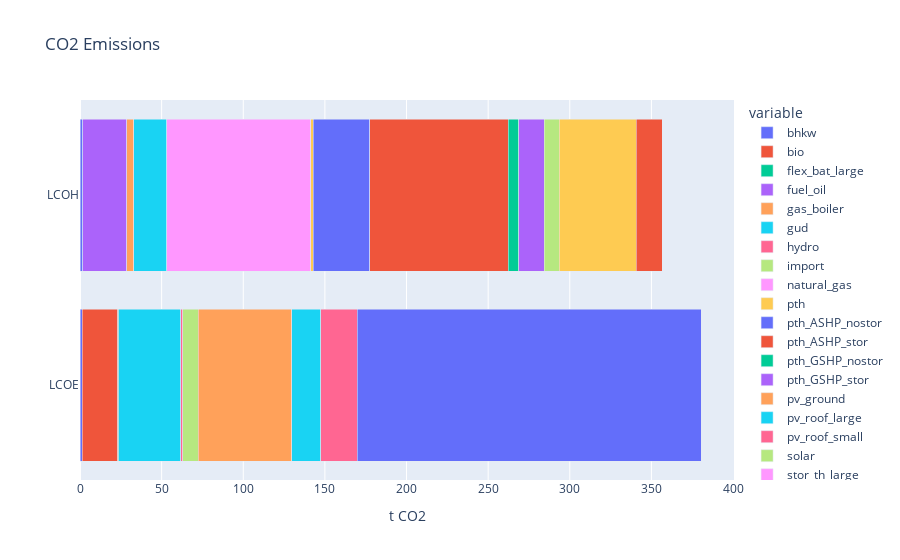

Write notebook code for a chart like this one.
### Code cell
df = df_data_left.join(df_data_right, how='outer')

fig = px.bar(df.T, orientation='h', title='CO2 Emissions')

fig.update_layout(barmode='stack', xaxis={'categoryorder':'total ascending'})
fig.update_xaxes(title_text='t CO2')
fig.update_yaxes(title_text='')
fig.show()

### Figure 1 — Plotly figure (JSON) as saved in the notebook; plotly's stock layout.template omitted (floating-point values rounded to 4 significant figures)
{"data": [{"alignmentgroup": "True", "hovertemplate": "variable=bhkw<br>value=%{x}<br>index=%{y}<extra></extra>", "legendgroup": "bhkw", "marker": {"color": "#636efa"}, "name": "bhkw", "offsetgroup": "bhkw", "orientation": "h", "showlegend": true, "textposition": "auto", "type": "bar", "x": [1.265, 1.779], "xaxis": "x", "y": ["LCOE", "LCOH"], "yaxis": "y"}, {"alignmentgroup": "True", "hovertemplate": "variable=bio<br>value=%{x}<br>index=%{y}<extra></extra>", "legendgroup": "bio", "marker": {"color": "#EF553B"}, "name": "bio", "offsetgroup": "bio", "orientation": "h", "showlegend": true, "textposition": "auto", "type": "bar", "x": [21.93, null], "xaxis": "x", "y": ["LCOE", "LCOH"], "yaxis": "y"}, {"alignmentgroup": "True", "hovertemplate": "variable=flex_bat_large<br>value=%{x}<br>index=%{y}<extra></extra>", "legendgroup": "flex_bat_large", "marker": {"color": "#00cc96"}, "name": "flex_bat_large", "offsetgroup": "flex_bat_large", "orientation": "h", "showlegend": true, "textposition": "auto", "type": "bar", "x": [0.3843, null], "xaxis": "x", "y": ["LCOE", "LCOH"], "yaxis": "y"}, {"alignmentgroup": "True", "hovertemplate": "variable=fuel_oil<br>value=%{x}<br>index=%{y}<extra></extra>", "legendgroup": "fuel_oil", "marker": {"color": "#ab63fa"}, "name": "fuel_oil", "offsetgroup": "fuel_oil", "orientation": "h", "showlegend": true, "textposition": "auto", "type": "bar", "x": [null, 27.0], "xaxis": "x", "y": ["LCOE", "LCOH"], "yaxis": "y"}, {"alignmentgroup": "True", "hovertemplate": "variable=gas_boiler<br>value=%{x}<br>index=%{y}<extra></extra>", "legendgroup": "gas_boiler", "marker": {"color": "#FFA15A"}, "name": "gas_boiler", "offsetgroup": "gas_boiler", "orientation": "h", "showlegend": true, "textposition": "auto", "type": "bar", "x": [null, 4.115], "xaxis": "x", "y": ["LCOE", "LCOH"], "yaxis": "y"}, {"alignmentgroup": "True", "hovertemplate": "variable=gud<br>value=%{x}<br>index=%{y}<extra></extra>", "legendgroup": "gud", "marker": {"color": "#19d3f3"}, "name": "gud", "offsetgroup": "gud", "orientation": "h", "showlegend": true, "textposition": "auto", "type": "bar", "x": [38.03, 20.21], "xaxis": "x", "y": ["LCOE", "LCOH"], "yaxis": "y"}, {"alignmentgroup": "True", "hovertemplate": "variable=hydro<br>value=%{x}<br>index=%{y}<extra></extra>", "legendgroup": "hydro", "marker": {"color": "#FF6692"}, "name": "hydro", "offsetgroup": "hydro", "orientation": "h", "showlegend": true, "textposition": "auto", "type": "bar", "x": [1.369, null], "xaxis": "x", "y": ["LCOE", "LCOH"], "yaxis": "y"}, {"alignmentgroup": "True", "hovertemplate": "variable=import<br>value=%{x}<br>index=%{y}<extra></extra>", "legendgroup": "import", "marker": {"color": "#B6E880"}, "name": "import", "offsetgroup": "import", "orientation": "h", "showlegend": true, "textposition": "auto", "type": "bar", "x": [9.365, null], "xaxis": "x", "y": ["LCOE", "LCOH"], "yaxis": "y"}, {"alignmentgroup": "True", "hovertemplate": "variable=natural_gas<br>value=%{x}<br>index=%{y}<extra></extra>", "legendgroup": "natural_gas", "marker": {"color": "#FF97FF"}, "name": "natural_gas", "offsetgroup": "natural_gas", "orientation": "h", "showlegend": true, "textposition": "auto", "type": "bar", "x": [null, 88.35], "xaxis": "x", "y": ["LCOE", "LCOH"], "yaxis": "y"}, {"alignmentgroup": "True", "hovertemplate": "variable=pth<br>value=%{x}<br>index=%{y}<extra></extra>", "legendgroup": "pth", "marker": {"color": "#FECB52"}, "name": "pth", "offsetgroup": "pth", "orientation": "h", "showlegend": true, "textposition": "auto", "type": "bar", "x": [null, 1.433], "xaxis": "x", "y": ["LCOE", "LCOH"], "yaxis": "y"}, {"alignmentgroup": "True", "hovertemplate": "variable=pth_ASHP_nostor<br>value=%{x}<br>index=%{y}<extra></extra>", "legendgroup": "pth_ASHP_nostor", "marker": {"color": "#636efa"}, "name": "pth_ASHP_nostor", "offsetgroup": "pth_ASHP_nostor", "orientation": "h", "showlegend": true, "textposition": "auto", "type": "bar", "x": [null, 34.65], "xaxis": "x", "y": ["LCOE", "LCOH"], "yaxis": "y"}, {"alignmentgroup": "True", "hovertemplate": "variable=pth_ASHP_stor<br>value=%{x}<br>index=%{y}<extra></extra>", "legendgroup": "pth_ASHP_stor", "marker": {"color": "#EF553B"}, "name": "pth_ASHP_stor", "offsetgroup": "pth_ASHP_stor", "orientation": "h", "showlegend": true, "textposition": "auto", "type": "bar", "x": [null, 84.84], "xaxis": "x", "y": ["LCOE", "LCOH"], "yaxis": "y"}, {"alignmentgroup": "True", "hovertemplate": "variable=pth_GSHP_nostor<br>value=%{x}<br>index=%{y}<extra></extra>", "legendgroup": "pth_GSHP_nostor", "marker": {"color": "#00cc96"}, "name": "pth_GSHP_nostor", "offsetgroup": "pth_GSHP_nostor", "orientation": "h", "showlegend": true, "textposition": "auto", "type": "bar", "x": [null, 6.399], "xaxis": "x", "y": ["LCOE", "LCOH"], "yaxis": "y"}, {"alignmentgroup": "True", "hovertemplate": "variable=pth_GSHP_stor<br>value=%{x}<br>index=%{y}<extra></extra>", "legendgroup": "pth_GSHP_stor", "marker": {"color": "#ab63fa"}, "name": "pth_GSHP_stor", "offsetgroup": "pth_GSHP_stor", "orientation": "h", "showlegend": true, "textposition": "auto", "type": "bar", "x": [null, 15.67], "xaxis": "x", "y": ["LCOE", "LCOH"], "yaxis": "y"}, {"alignmentgroup": "True", "hovertemplate": "variable=pv_ground<br>value=%{x}<br>index=%{y}<extra></extra>", "legendgroup": "pv_ground", "marker": {"color": "#FFA15A"}, "name": "pv_ground", "offsetgroup": "pv_ground", "orientation": "h", "showlegend": true, "textposition": "auto", "type": "bar", "x": [57.25, null], "xaxis": "x", "y": ["LCOE", "LCOH"], "yaxis": "y"}, {"alignmentgroup": "True", "hovertemplate": "variable=pv_roof_large<br>value=%{x}<br>index=%{y}<extra></extra>", "legendgroup": "pv_roof_large", "marker": {"color": "#19d3f3"}, "name": "pv_roof_large", "offsetgroup": "pv_roof_large", "orientation": "h", "showlegend": true, "textposition": "auto", "type": "bar", "x": [17.86, null], "xaxis": "x", "y": ["LCOE", "LCOH"], "yaxis": "y"}, {"alignmentgroup": "True", "hovertemplate": "variable=pv_roof_small<br>value=%{x}<br>index=%{y}<extra></extra>", "legendgroup": "pv_roof_small", "marker": {"color": "#FF6692"}, "name": "pv_roof_small", "offsetgroup": "pv_roof_small", "orientation": "h", "showlegend": true, "textposition": "auto", "type": "bar", "x": [22.38, null], "xaxis": "x", "y": ["LCOE", "LCOH"], "yaxis": "y"}, {"alignmentgroup": "True", "hovertemplate": "variable=solar<br>value=%{x}<br>index=%{y}<extra></extra>", "legendgroup": "solar", "marker": {"color": "#B6E880"}, "name": "solar", "offsetgroup": "solar", "orientation": "h", "showlegend": true, "textposition": "auto", "type": "bar", "x": [null, 9.156], "xaxis": "x", "y": ["LCOE", "LCOH"], "yaxis": "y"}, {"alignmentgroup": "True", "hovertemplate": "variable=stor_th_large<br>value=%{x}<br>index=%{y}<extra></extra>", "legendgroup": "stor_th_large", "marker": {"color": "#FF97FF"}, "name": "stor_th_large", "offsetgroup": "stor_th_large", "orientation": "h", "showlegend": true, "textposition": "auto", "type": "bar", "x": [null, 0.04512], "xaxis": "x", "y": ["LCOE", "LCOH"], "yaxis": "y"}, {"alignmentgroup": "True", "hovertemplate": "variable=stor_th_small<br>value=%{x}<br>index=%{y}<extra></extra>", "legendgroup": "stor_th_small", "marker": {"color": "#FECB52"}, "name": "stor_th_small", "offsetgroup": "stor_th_small", "orientation": "h", "showlegend": true, "textposition": "auto", "type": "bar", "x": [null, 46.91], "xaxis": "x", "y": ["LCOE", "LCOH"], "yaxis": "y"}, {"alignmentgroup": "True", "hovertemplate": "variable=wind<br>value=%{x}<br>index=%{y}<extra></extra>", "legendgroup": "wind", "marker": {"color": "#636efa"}, "name": "wind", "offsetgroup": "wind", "orientation": "h", "showlegend": true, "textposition": "auto", "type": "bar", "x": [210.7, null], "xaxis": "x", "y": ["LCOE", "LCOH"], "yaxis": "y"}, {"alignmentgroup": "True", "hovertemplate": "variable=wood<br>value=%{x}<br>index=%{y}<extra></extra>", "legendgroup": "wood", "marker": {"color": "#EF553B"}, "name": "wood", "offsetgroup": "wood", "orientation": "h", "showlegend": true, "textposition": "auto", "type": "bar", "x": [null, 15.96], "xaxis": "x", "y": ["LCOE", "LCOH"], "yaxis": "y"}], "layout": {"barmode": "stack", "legend": {"title": {"text": "variable"}, "tracegroupgap": 0}, "title": {"text": "CO2 Emissions"}, "xaxis": {"anchor": "y", "categoryorder": "total ascending", "domain": [0, 1], "title": {"text": "t CO2"}}, "yaxis": {"anchor": "x", "domain": [0, 1], "title": {"text": ""}}}}
